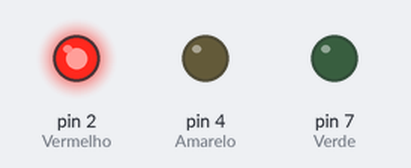
Recording of a sketch running on a simulated Arduino Uno, built with avr-gcc and run on an emulated ATmega328P. Shown: output pins drawn as LEDs (lit = HIGH).

Above: at 0.5 s.
At 2.0 s:
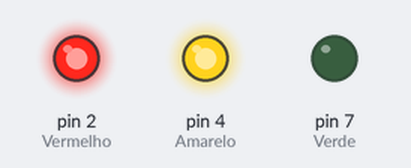
At 3.5 s:
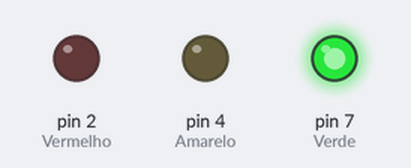
At 5.0 s:
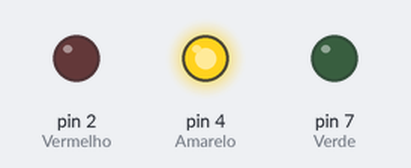
Timing chart, 0 to 7.8 s (numbered marks = the images above):
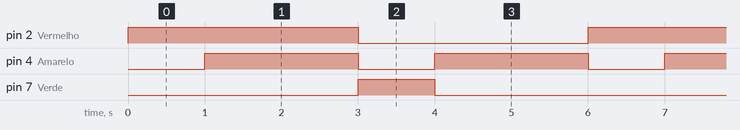

The sketch:

3_Codigo.ino
```cpp
void setup()
{
  pinMode(7, OUTPUT); // Verde
  pinMode(4, OUTPUT); // Amarelo
  pinMode(2, OUTPUT); // Vermelho
}

void loop()
{
  digitalWrite(2, HIGH);
  delay(1000);

  digitalWrite(4, HIGH);
  delay(2000);

  digitalWrite(7, HIGH);
  digitalWrite(2, LOW);
  digitalWrite(4, LOW);
  delay(1000);

  digitalWrite(4, HIGH);
  digitalWrite(7, LOW);
  delay(2000);

  digitalWrite(4, LOW);
}
```

Measured:
- by itself, pin 2 (Vermelho): alternates HIGH for 3.0 s and LOW for 3.0 s
- by itself, pin 4 (Amarelo): alternates HIGH for 2.0 s and LOW for 1.0 s
- by itself, pin 7 (Verde): alternates HIGH for 1.0 s and LOW for 5.0 s
